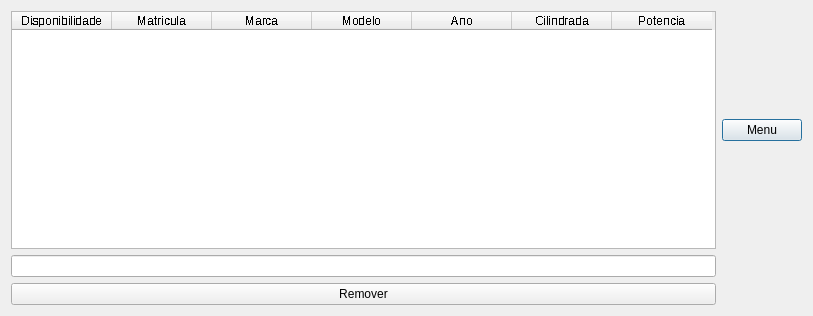
<?xml version="1.0" encoding="UTF-8"?>
<ui version="4.0">
 <class>RemoveCarWindow</class>
 <widget class="QDialog" name="RemoveCarWindow">
  <property name="geometry">
   <rect>
    <x>0</x>
    <y>0</y>
    <width>813</width>
    <height>316</height>
   </rect>
  </property>
  <property name="minimumSize">
   <size>
    <width>500</width>
    <height>0</height>
   </size>
  </property>
  <property name="baseSize">
   <size>
    <width>1500</width>
    <height>0</height>
   </size>
  </property>
  <property name="windowTitle">
   <string>Dialog</string>
  </property>
  <layout class="QGridLayout" name="gridLayout">
   <item row="0" column="0">
    <widget class="QTableWidget" name="show_disp">
     <property name="enabled">
      <bool>true</bool>
     </property>
     <property name="minimumSize">
      <size>
       <width>0</width>
       <height>0</height>
      </size>
     </property>
     <property name="maximumSize">
      <size>
       <width>851</width>
       <height>16777215</height>
      </size>
     </property>
     <property name="baseSize">
      <size>
       <width>1700</width>
       <height>500</height>
      </size>
     </property>
     <property name="font">
      <font>
       <family>Segoe UI</family>
       <pointsize>9</pointsize>
       <stylestrategy>NoAntialias</stylestrategy>
      </font>
     </property>
     <property name="contextMenuPolicy">
      <enum>Qt::NoContextMenu</enum>
     </property>
     <column>
      <property name="text">
       <string>Disponibilidade</string>
      </property>
     </column>
     <column>
      <property name="text">
       <string>Matricula</string>
      </property>
     </column>
     <column>
      <property name="text">
       <string>Marca</string>
      </property>
     </column>
     <column>
      <property name="text">
       <string>Modelo</string>
      </property>
     </column>
     <column>
      <property name="text">
       <string>Ano</string>
      </property>
     </column>
     <column>
      <property name="text">
       <string>Cilindrada</string>
      </property>
     </column>
     <column>
      <property name="text">
       <string>Potencia</string>
      </property>
     </column>
    </widget>
   </item>
   <item row="0" column="1">
    <layout class="QHBoxLayout" name="horizontalLayout">
     <item>
      <widget class="QPushButton" name="bot_menu">
       <property name="text">
        <string>Menu</string>
       </property>
      </widget>
     </item>
    </layout>
   </item>
   <item row="1" column="0">
    <layout class="QVBoxLayout" name="verticalLayout">
     <item>
      <widget class="QLineEdit" name="input_remove">
       <property name="toolTip">
        <string>&lt;html&gt;&lt;head/&gt;&lt;body&gt;&lt;p&gt;&lt;span style=&quot; font-size:12pt;&quot;&gt;Inserir Matricula para Remover&lt;/span&gt;&lt;/p&gt;&lt;/body&gt;&lt;/html&gt;</string>
       </property>
      </widget>
     </item>
     <item>
      <widget class="QPushButton" name="bot_remover">
       <property name="text">
        <string>Remover</string>
       </property>
      </widget>
     </item>
    </layout>
   </item>
  </layout>
 </widget>
 <resources/>
 <connections/>
</ui>
